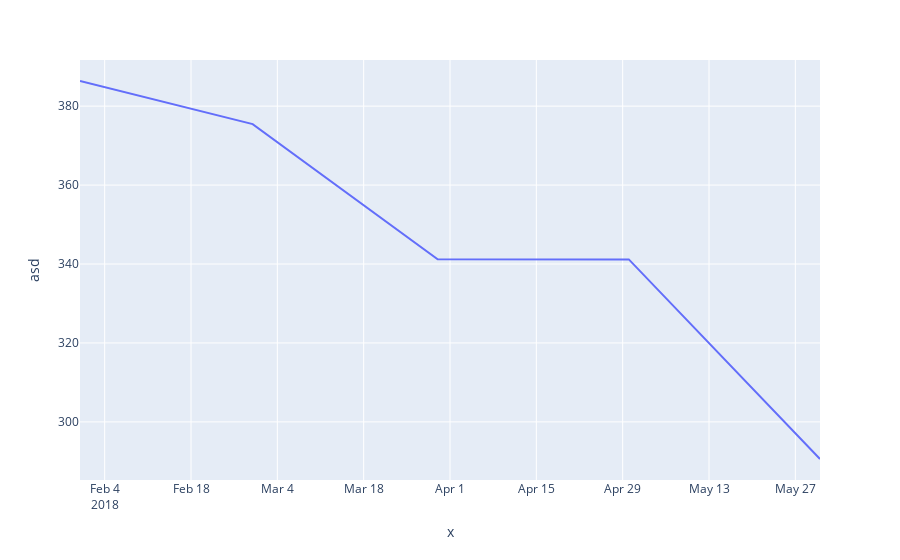

Source (notebook cell):
### Code cell
import plotly.express as px

y = [x['value'] for x in prices]
x = [x['dateTime'] for x in prices]

fig = px.line(x=x, y=y, labels={'x':'x', 'y':"asd"})
fig.show()

### Figure 1 — Plotly figure (JSON) as saved in the notebook; plotly's stock layout.template omitted (floating-point values rounded to 4 significant figures)
{"data": [{"hovertemplate": "x=%{x}<br>asd=%{y}<extra></extra>", "legendgroup": "", "line": {"color": "#636efa", "dash": "solid"}, "mode": "lines", "name": "", "orientation": "v", "showlegend": false, "type": "scatter", "x": ["2018-01-31", "2018-02-28", "2018-03-30", "2018-04-30", "2018-05-31"], "xaxis": "x", "y": [386.4, 375.4, 341.2, 341.2, 290.6], "yaxis": "y"}], "layout": {"legend": {"tracegroupgap": 0}, "margin": {"t": 60}, "xaxis": {"anchor": "y", "domain": [0, 1], "title": {"text": "x"}}, "yaxis": {"anchor": "x", "domain": [0, 1], "title": {"text": "asd"}}}}
